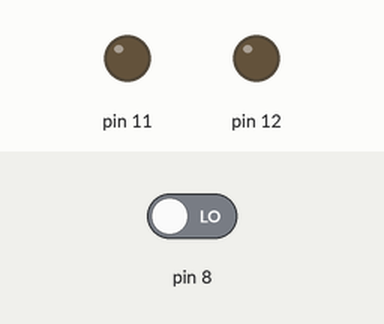
Recording of a sketch running on a simulated Arduino Uno, built with avr-gcc and run on an emulated ATmega328P. Shown: output pins drawn as LEDs (lit = HIGH). Inputs (shaded band) come from the test bench; at power-on: pin 8 LOW.

Above: at 1.2 s.
1.3 s: pin 8 driven HIGH
At 2.2 s:
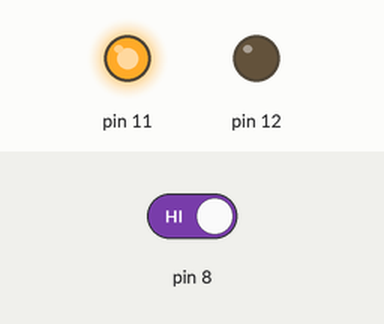
3.0 s: pin 8 driven LOW
At 3.12 s:
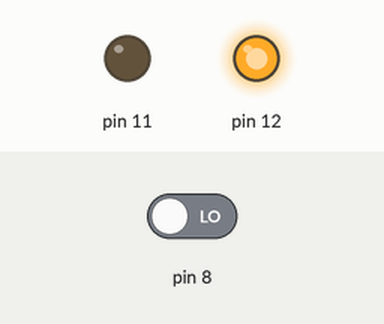
Timing chart, 0 to 6.0 s (numbered marks = the images above; inputs shaded):
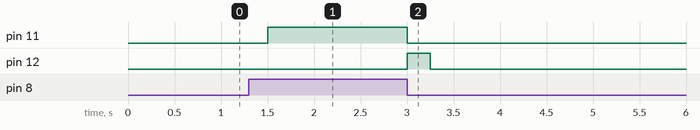

Measured:
- after the input at 1.3 s, pin 11: LOW → HIGH after 0.20 s
- after the input at 3.0 s, pin 11: HIGH → LOW at once; pin 12: LOW → HIGH at once, → LOW 0.25 s later

The sketch:

sketch.ino
```cpp
int prevState2 = LOW;
int prevState3 = LOW;
void setup() {
    pinMode(8, INPUT);
    pinMode(11, OUTPUT);
    pinMode(12, OUTPUT);
}

void loop() {
    delay(250);
    if (digitalRead(8) == HIGH && prevState2 == LOW) {
        digitalWrite(11, HIGH);
        digitalWrite(12, LOW);
    } else if (digitalRead(8) == LOW && prevState3 == HIGH) {
        digitalWrite(11, LOW);
        digitalWrite(12, HIGH);
    } else if (digitalRead(8) == LOW) {
        digitalWrite(11, LOW);
        digitalWrite(12, LOW);
    }
    prevState2 = digitalRead(8);
    prevState3 = digitalRead(8);
}
```
